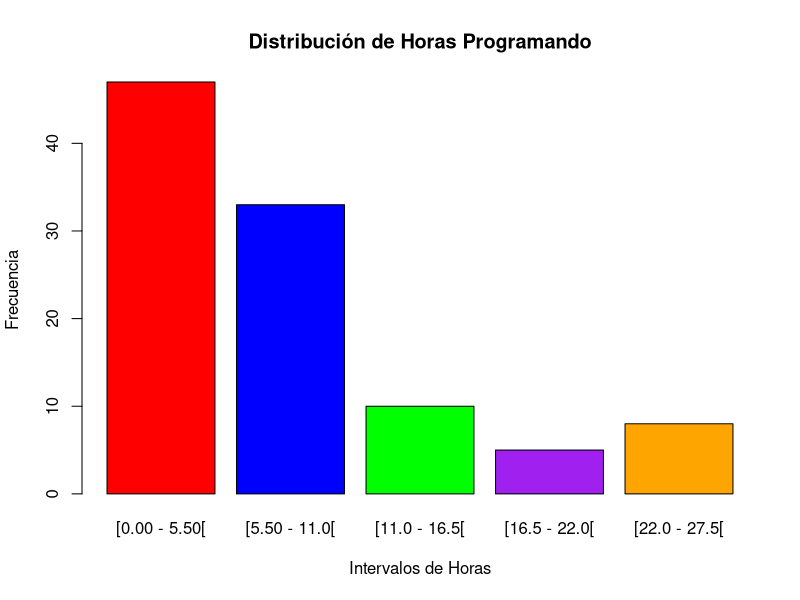
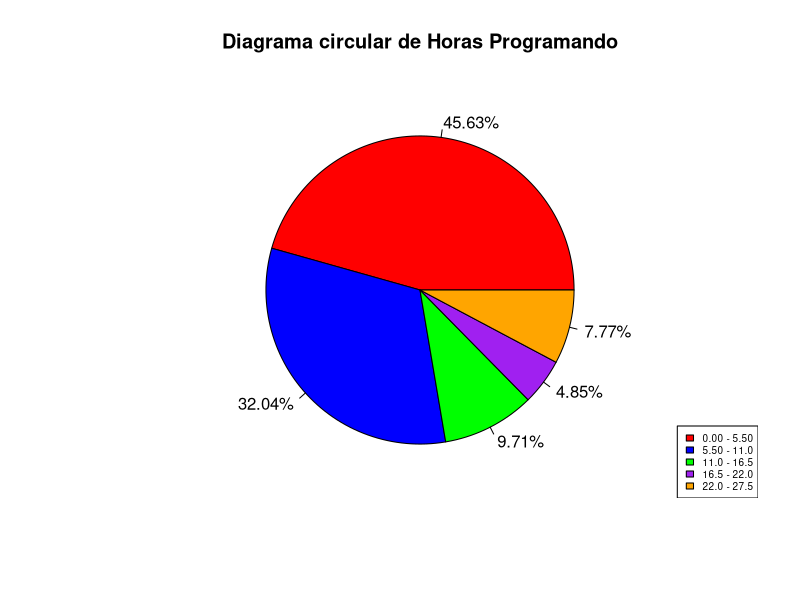

Here is the R script that generated these plots, in order:
# Horas programando por semana
horas_programando <- c(
  "22.0 - 27.5 horas", "5.50 - 11.0 horas", "0.00 - 5.50 horas", "5.50 - 11.0 horas", "22.0 - 27.5 horas",
  "0.00 - 5.50 horas", "5.50 - 11.0 horas", "11.0 - 16.5 horas", "0.00 - 5.50 horas", "11.0 - 16.5 horas",
  "5.50 - 11.0 horas", "0.00 - 5.50 horas", "11.0 - 16.5 horas", "0.00 - 5.50 horas", "0.00 - 5.50 horas",
  "0.00 - 5.50 horas", "22.0 - 27.5 horas", "16.5 - 22.0 horas", "0.00 - 5.50 horas", "5.50 - 11.0 horas",
  "5.50 - 11.0 horas", "0.00 - 5.50 horas", "22.0 - 27.5 horas", "5.50 - 11.0 horas", "0.00 - 5.50 horas",
  "5.50 - 11.0 horas", "11.0 - 16.5 horas", "0.00 - 5.50 horas", "5.50 - 11.0 horas", "0.00 - 5.50 horas",
  "5.50 - 11.0 horas", "0.00 - 5.50 horas", "5.50 - 11.0 horas", "5.50 - 11.0 horas", "11.0 - 16.5 horas",
  "0.00 - 5.50 horas", "5.50 - 11.0 horas", "22.0 - 27.5 horas", "5.50 - 11.0 horas", "0.00 - 5.50 horas",
  "11.0 - 16.5 horas", "5.50 - 11.0 horas", "22.0 - 27.5 horas", "0.00 - 5.50 horas", "5.50 - 11.0 horas",
  "22.0 - 27.5 horas", "5.50 - 11.0 horas", "0.00 - 5.50 horas", "0.00 - 5.50 horas", "5.50 - 11.0 horas",
  "5.50 - 11.0 horas", "5.50 - 11.0 horas", "5.50 - 11.0 horas", "5.50 - 11.0 horas", "0.00 - 5.50 horas",
  "0.00 - 5.50 horas", "0.00 - 5.50 horas", "0.00 - 5.50 horas", "5.50 - 11.0 horas", "0.00 - 5.50 horas",
  "16.5 - 22.0 horas", "0.00 - 5.50 horas", "0.00 - 5.50 horas", "0.00 - 5.50 horas", "22.0 - 27.5 horas",
  "5.50 - 11.0 horas", "5.50 - 11.0 horas", "0.00 - 5.50 horas", "11.0 - 16.5 horas", "0.00 - 5.50 horas",
  "5.50 - 11.0 horas", "0.00 - 5.50 horas", "0.00 - 5.50 horas", "0.00 - 5.50 horas", "5.50 - 11.0 horas",
  "16.5 - 22.0 horas", "5.50 - 11.0 horas", "0.00 - 5.50 horas", "5.50 - 11.0 horas", "0.00 - 5.50 horas",
  "0.00 - 5.50 horas", "0.00 - 5.50 horas", "5.50 - 11.0 horas", "16.5 - 22.0 horas", "0.00 - 5.50 horas",
  "0.00 - 5.50 horas", "0.00 - 5.50 horas", "16.5 - 22.0 horas", "0.00 - 5.50 horas", "5.50 - 11.0 horas",
  "0.00 - 5.50 horas", "0.00 - 5.50 horas", "5.50 - 11.0 horas", "0.00 - 5.50 horas", "5.50 - 11.0 horas",
  "11.0 - 16.5 horas", "0.00 - 5.50 horas", "0.00 - 5.50 horas", "0.00 - 5.50 horas", "11.0 - 16.5 horas",
  "11.0 - 16.5 horas", "0.00 - 5.50 horas", "0.00 - 5.50 horas")

n <- length(horas_programando)
cat("El numero de encuestados fueron", n)

niveles <- c("0.00 - 5.50 horas", "5.50 - 11.0 horas", "11.0 - 16.5 horas", "16.5 - 22.0 horas", "22.0 - 27.5 horas")
etiquetas <- c("[0.00 - 5.50[", "[5.50 - 11.0[", "[11.0 - 16.5[", "[16.5 - 22.0[", "[22.0 - 27.5[")

y <- factor(horas_programando, levels = niveles, labels = etiquetas)

head(y)

Freq <- table(y)

# Calcular frecuencias relativas (fi1) y porcentajes (Porc1)
fi1 <- prop.table(Freq)
Porc1 <- prop.table(Freq) * 100

# Redondear a 4 decimales
fi1_rounded <- round(fi1, 4)
Porc1_rounded <- round(Porc1,4)

# Crear la tabla con frecuencias absolutas, frecuencias relativas y porcentajes redondeados
tabla1 <- cbind(Freq, fi1 = fi1_rounded, Porc1 = Porc1_rounded)

# Convertir la matriz a data frame
tabla1 <- as.data.frame(tabla1)

# Mostrar la tabla
print("Tabla de frecuencias absolutas y porcentajes redondeados a 4 decimales:")
print(tabla1)

#Frecuencia Absoluta
barplot(Freq, col = c("red", "blue", "green", "purple", "orange"), 
        main = "Distribución de Horas Programando", 
        xlab = "Intervalos de Horas", ylab = "Frecuencia")

#Frecuencia Relativa
porcentaje <- c(45.63,32.04,9.71,4.85,7.77)
etiqueta <- c(paste(porcentaje,"%",sep=""))
colores <- c("red", "blue", "green", "purple", "orange")

pie(porcentaje,labels=etiqueta,cloCkwise=TRUE,col=c("red", "blue", "green", "purple", "orange")
    , main = "Diagrama circular de Horas Programando")
legend("bottomright",c("0.00 - 5.50", "5.50 - 11.0", "11.0 - 16.5", "16.5 - 22.0", "22.0 - 27.5"), cex=0.6,fill=colores)

#Frecuencia Absoluta
frec_abs <- table(horas_programando)
# Frecuencia Relativa
frec_rel <- prop.table(frec_abs)
# Frecuencia Porcentual
frec_porc <- prop.table(frec_abs) * 100

# Crear un data.frame con los resultados
resultados <- data.frame(data = names(frec_abs),
                         Frecuencia_Absoluta = as.numeric(frec_abs),
                         Frecuencia_Relativa = round(as.numeric(frec_rel), 4),
                         Frecuencia_Procentual = round(as.numeric(frec_porc), 4))

# Ordenar el data frame en base a los niveles de horas_programando
niveles <- c("0.00 - 5.50 horas", "5.50 - 11.0 horas", "11.0 - 16.5 horas", "16.5 - 22.0 horas", "22.0 - 27.5 horas")
resultados_data <- factor(resultados$data, levels = niveles)
resultados <- resultados[order(resultados_data), ]

# Mostrar el data frame con los resultados ordenados
print(resultados)

#Medidas de tendencia centra
library(modeest)
moda <- mfv(horas_programando)
cat("La moda, es decir las horas con las que mas frecuencia programan los encuestados es de:", moda)
